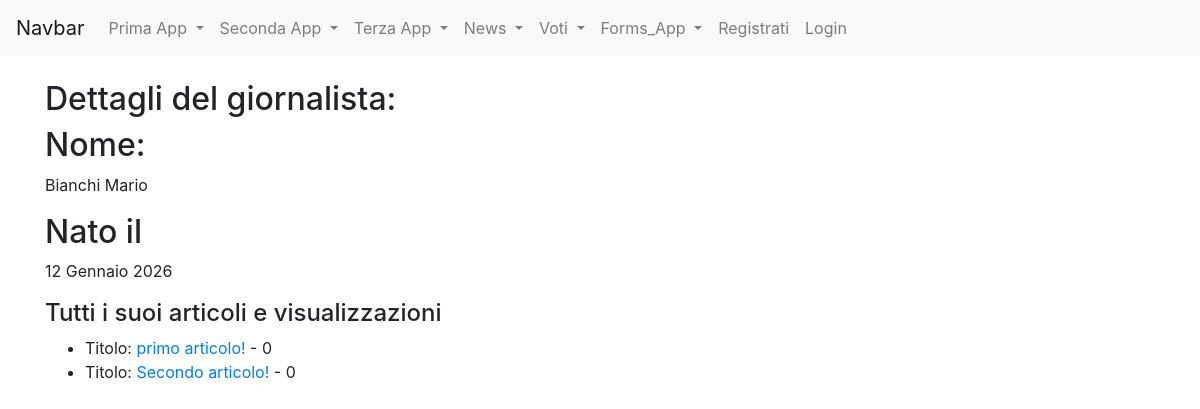
The page /news/giornalista_detail/3 on the database its author committed.
### news/models.py (models this page shows, shortened)
class Giornalista(models.Model):
    nome=models.CharField(max_length=20)
    cognome=models.CharField(max_length=20)
    anno_di_nascita = models.DateField(blank=True)
    class Meta:
        verbose_name="Giornalista"
        verbose_name_plural="Giornalisti"

class Articolo(models.Model):
    titolo=models.CharField(max_length=100)
    contenuto=models.TextField()
    giornalista=models.ForeignKey(Giornalista,on_delete=models.CASCADE, related_name="articoli")
    data=models.DateField(auto_now=True, blank=True)
    visualizzazioni= models.IntegerField(default=0, blank=True)
    class Meta:
        verbose_name="Articolo"
        verbose_name_plural="Articoli"

### news/views.py (the view)
# urls.py: path("giornalista_detail/<int:pk>", giornalistaDetailView, name="giornalista_detail"),
def giornalistaDetailView(request, pk):
    giornalista = get_object_or_404(Giornalista, pk=pk)
    articoli = giornalista.articoli.all()
    context = {
        'giornalista': giornalista,
        'articoli': articoli,
    }
    return render(request, 'news/giornalista_detail.html', context)

### news/templates/news/giornalista_detail.html (shortened to what this page needs)
{% extends 'base.html' %}
{% block content %}
     <h2>Dettagli del giornalista:</h2>
    <h2>Nome:</h2> <p>{{ giornalista.cognome }} {{ giornalista.nome }} </p>
    <h2>Nato il </h2> <p>{{giornalista.anno_di_nascita}}</p>
    <h4>Tutti i suoi articoli e visualizzazioni</h4>
    <ul>
    {% for articolo in articoli %}
        <li>
        <span class="label">Titolo:</span>
        <a href="{% url 'news:articolo_detail' articolo.pk %}">{{ articolo.titolo }} </a>
        - {{articolo.visualizzazioni}}
        </li>
    {% empty %}
        <li>Non ci sono articoli per questo giornalista.</li>
    {% endfor %}
    </ul>
{% endblock content %}

### rows shown on the page
Giornalista: cognome "Bianchi", nome "Mario", anno_di_nascita "12 Gennaio 2026"
Articolo: titolo "primo articolo!", visualizzazioni "0"
Articolo: titolo "Secondo articolo!", visualizzazioni "0"
